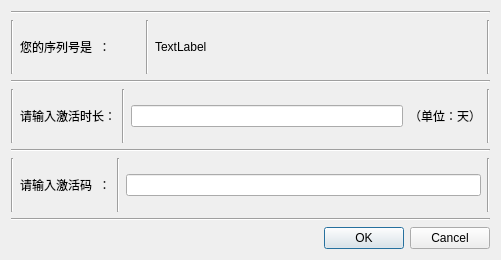
<?xml version="1.0" encoding="UTF-8"?>
<ui version="4.0">
 <class>register_Dialog</class>
 <widget class="QDialog" name="register_Dialog">
  <property name="geometry">
   <rect>
    <x>0</x>
    <y>0</y>
    <width>501</width>
    <height>260</height>
   </rect>
  </property>
  <property name="windowTitle">
   <string>软件激活</string>
  </property>
  <layout class="QHBoxLayout" name="horizontalLayout_4">
   <item>
    <layout class="QVBoxLayout" name="verticalLayout">
     <item>
      <widget class="Line" name="line_9">
       <property name="orientation">
        <enum>Qt::Horizontal</enum>
       </property>
      </widget>
     </item>
     <item>
      <layout class="QHBoxLayout" name="horizontalLayout">
       <item>
        <widget class="Line" name="line_5">
         <property name="orientation">
          <enum>Qt::Vertical</enum>
         </property>
        </widget>
       </item>
       <item>
        <widget class="QLabel" name="label">
         <property name="maximumSize">
          <size>
           <width>120</width>
           <height>100</height>
          </size>
         </property>
         <property name="text">
          <string>您的序列号是  ：</string>
         </property>
        </widget>
       </item>
       <item>
        <widget class="Line" name="line_4">
         <property name="orientation">
          <enum>Qt::Vertical</enum>
         </property>
        </widget>
       </item>
       <item>
        <widget class="QLabel" name="label_3">
         <property name="maximumSize">
          <size>
           <width>16777215</width>
           <height>100</height>
          </size>
         </property>
         <property name="text">
          <string>TextLabel</string>
         </property>
        </widget>
       </item>
       <item>
        <widget class="Line" name="line_7">
         <property name="orientation">
          <enum>Qt::Vertical</enum>
         </property>
        </widget>
       </item>
      </layout>
     </item>
     <item>
      <widget class="Line" name="line_11">
       <property name="orientation">
        <enum>Qt::Horizontal</enum>
       </property>
      </widget>
     </item>
     <item>
      <layout class="QHBoxLayout" name="horizontalLayout_3">
       <item>
        <widget class="Line" name="line_12">
         <property name="orientation">
          <enum>Qt::Vertical</enum>
         </property>
        </widget>
       </item>
       <item>
        <widget class="QLabel" name="label_4">
         <property name="text">
          <string>请输入激活时长：</string>
         </property>
        </widget>
       </item>
       <item>
        <widget class="Line" name="line_10">
         <property name="orientation">
          <enum>Qt::Vertical</enum>
         </property>
        </widget>
       </item>
       <item>
        <widget class="QLineEdit" name="lineEdit_2"/>
       </item>
       <item>
        <widget class="QLabel" name="label_5">
         <property name="text">
          <string>（单位：天）</string>
         </property>
        </widget>
       </item>
       <item>
        <widget class="Line" name="line_13">
         <property name="orientation">
          <enum>Qt::Vertical</enum>
         </property>
        </widget>
       </item>
      </layout>
     </item>
     <item>
      <widget class="Line" name="line">
       <property name="orientation">
        <enum>Qt::Horizontal</enum>
       </property>
      </widget>
     </item>
     <item>
      <layout class="QHBoxLayout" name="horizontalLayout_2">
       <item>
        <widget class="Line" name="line_6">
         <property name="orientation">
          <enum>Qt::Vertical</enum>
         </property>
        </widget>
       </item>
       <item>
        <widget class="QLabel" name="label_2">
         <property name="text">
          <string>请输入激活码  ：</string>
         </property>
        </widget>
       </item>
       <item>
        <widget class="Line" name="line_3">
         <property name="orientation">
          <enum>Qt::Vertical</enum>
         </property>
        </widget>
       </item>
       <item>
        <widget class="QLineEdit" name="lineEdit"/>
       </item>
       <item>
        <widget class="Line" name="line_8">
         <property name="orientation">
          <enum>Qt::Vertical</enum>
         </property>
        </widget>
       </item>
      </layout>
     </item>
     <item>
      <widget class="Line" name="line_2">
       <property name="orientation">
        <enum>Qt::Horizontal</enum>
       </property>
      </widget>
     </item>
     <item>
      <widget class="QDialogButtonBox" name="buttonBox">
       <property name="orientation">
        <enum>Qt::Horizontal</enum>
       </property>
       <property name="standardButtons">
        <set>QDialogButtonBox::Cancel|QDialogButtonBox::Ok</set>
       </property>
      </widget>
     </item>
    </layout>
   </item>
  </layout>
 </widget>
 <resources/>
 <connections>
  <connection>
   <sender>buttonBox</sender>
   <signal>accepted()</signal>
   <receiver>register_Dialog</receiver>
   <slot>accept()</slot>
   <hints>
    <hint type="sourcelabel">
     <x>248</x>
     <y>254</y>
    </hint>
    <hint type="destinationlabel">
     <x>157</x>
     <y>274</y>
    </hint>
   </hints>
  </connection>
  <connection>
   <sender>buttonBox</sender>
   <signal>rejected()</signal>
   <receiver>register_Dialog</receiver>
   <slot>reject()</slot>
   <hints>
    <hint type="sourcelabel">
     <x>316</x>
     <y>260</y>
    </hint>
    <hint type="destinationlabel">
     <x>286</x>
     <y>274</y>
    </hint>
   </hints>
  </connection>
 </connections>
</ui>
